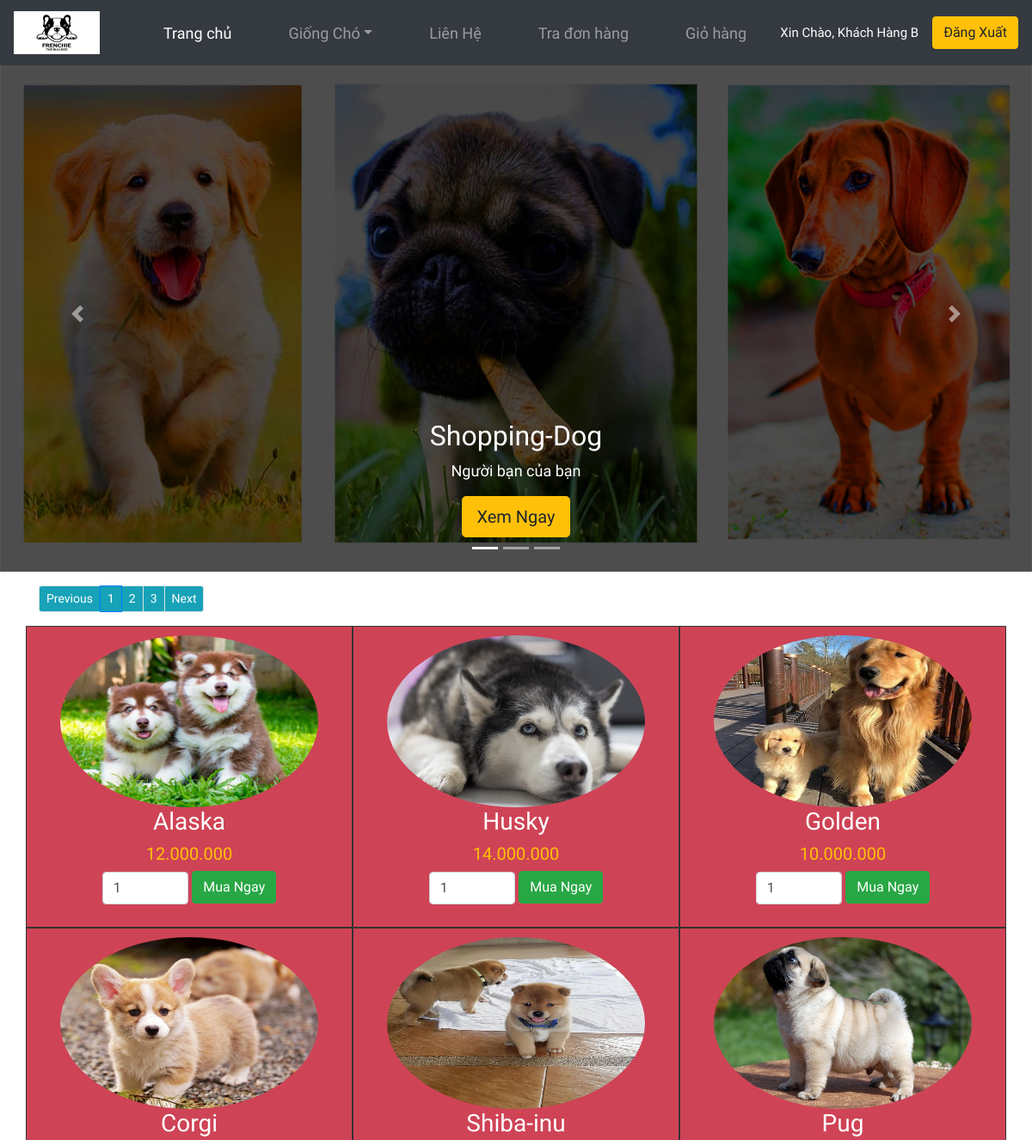
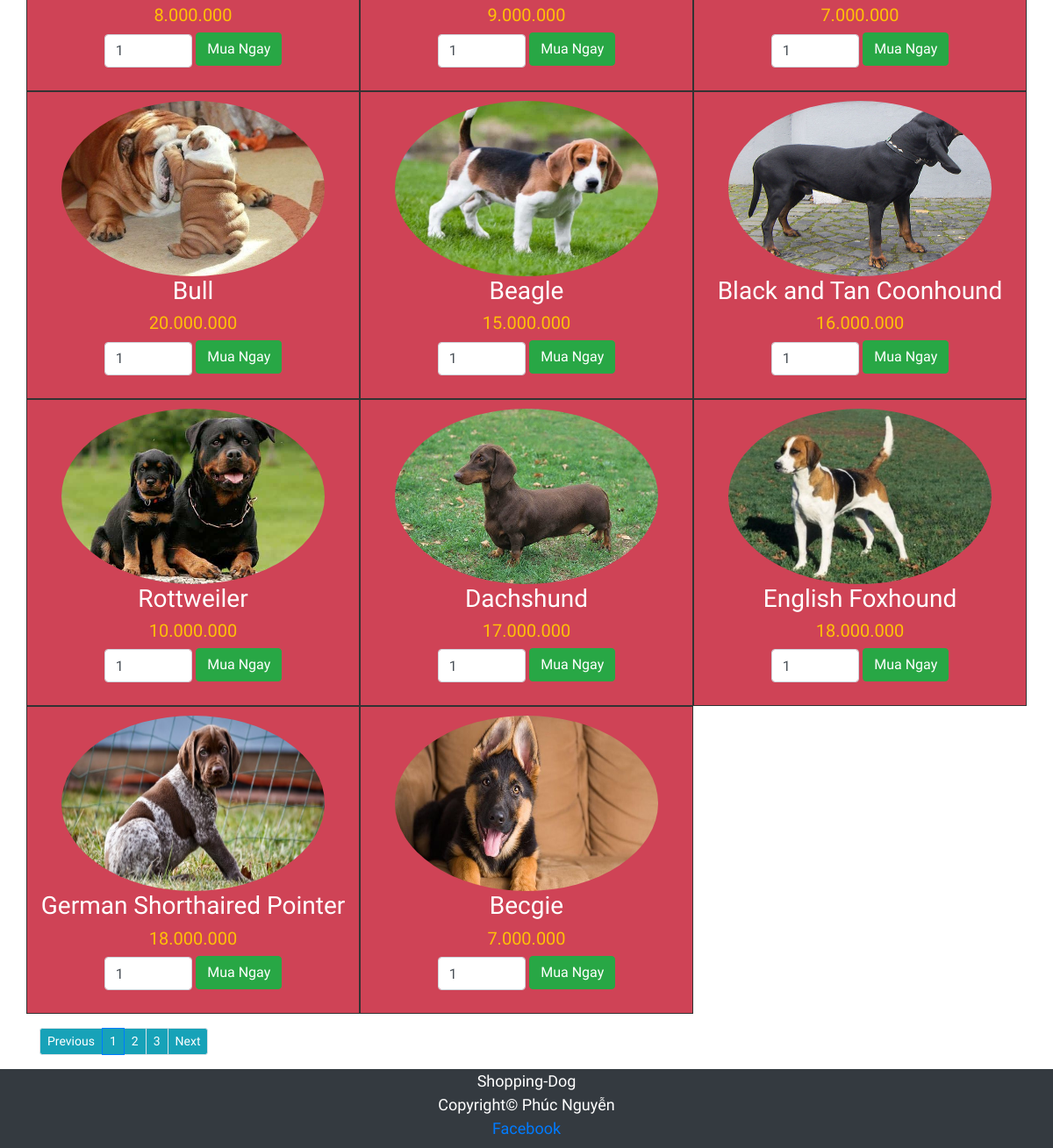
Page / (signed in) on the committed database (2 pictures, top to bottom).
### tables this page shows
CREATE TABLE `hanghoa` (
  `MSHH` varchar(5) NOT NULL,
  `TenHH` varchar(50) NOT NULL,
  `Gia` int(11) NOT NULL,
  `SoLuongHang` tinyint(4) NOT NULL,
  `MaNhom` varchar(5) NOT NULL,
  `Hinh` varchar(50) NOT NULL,
  `MoTaHH` varchar(20) DEFAULT NULL
);

### change_type_money.php (called while the page is built, shortened)
<?php
	    function change_type_money($str){
    		$count = 0;
    		$newstr = '';
    		$len = strlen($str);
    		for($i = $len-1 ; $i >= 0; $i--){
    			$newstr .= $str[$i];
    			$count ++;
    			if($count % 3 == 0 and $count!=$len){
    				$newstr .= '.';
    			}
    		}
    		return strrev($newstr);
		}
 ?>

### product.php (the view, shortened to what this page needs)
<div class="container" id="content">
		<div id="pag" class="mt-3">
			<ul class="pagination pagination-sm">
				<li class="page-item"><a class="page-link bg-info text-white" href="#">Previous</a></li>
				<li class="page-item active"><a class="page-link bg-info text-white" href="#">1</a></li>
				<li class="page-item"><a class="page-link bg-info text-white" href="#">2</a></li>
				<li class="page-item"><a class="page-link bg-info text-white" href="#">3</a></li>
				<li class="page-item"><a class="page-link bg-info text-white" href="#">Next</a></li>
			</ul>
		</div>
		<div class="row">
				<?php
					$sql = 'select * from hanghoa';
					$result = mysqli_query($conn,$sql);
					if(mysqli_num_rows($result) > 0){
						while ($row = mysqli_fetch_assoc($result)) {
						?>
                              <div class="col-sm-4">
                                             <form action="cart.php" method="POST">
												<img src="<?php echo 'img/'.$row['Hinh'];?>" alt="" style="width: 300px; height: 200px;" class="img-fluid rounded-circle">
												<h3><?php echo $row['TenHH'];?></h3>
												<h5 class="text-warning"><?php echo change_type_money($row['Gia']);?></h5>
												<input type="text" class="form-control mb-3 d-inline-block" style="width:100px;" name="qty" value="1">
												<button type="submit" name="add" class="btn btn-success mb-1" onclick="save()">Mua Ngay</button>
                                            </form>
                                </div>
						<?php
							}
					}
				 ?>
		</div>
		<div id="pag2" class="mt-3">
			<ul class="pagination pagination-sm">
				<li class="page-item"><a class="page-link bg-info text-white" href="#">Previous</a></li>
				<li class="page-item active"><a class="page-link bg-info text-white" href="#">1</a></li>
				<li class="page-item"><a class="page-link bg-info text-white" href="#">2</a></li>
				<li class="page-item"><a class="page-link bg-info text-white" href="#">3</a></li>
				<li class="page-item"><a class="page-link bg-info text-white" href="#">Next</a></li>
			</ul>
		</div>
	</div>

### css/index.css (style rules this page uses)
body { font-family: 'Be Vietnam', sans-serif; font-size: 18px; }
.col-sm-4 { text-align: center; border: 1px solid #333; background-color: rgb(207, 67, 86); padding: 10px; box-sizing: border-box; color:white; }
.pagination { color:white; }

### rows in the picture
hanghoa: Hinh (picture), TenHH "Alaska", Gia "12.000.000"
hanghoa: Hinh (picture), TenHH "Husky", Gia "14.000.000"
hanghoa: Hinh (picture), TenHH "Golden", Gia "10.000.000"
hanghoa: Hinh (picture), TenHH "Corgi", Gia "8.000.000"
hanghoa: Hinh (picture), TenHH "Shiba-inu", Gia "9.000.000"
hanghoa: Hinh (picture), TenHH "Pug", Gia "7.000.000"
hanghoa: Hinh (picture), TenHH "Bull", Gia "20.000.000"
hanghoa: Hinh (picture), TenHH "Beagle", Gia "15.000.000"
hanghoa: Hinh (picture), TenHH "Black and Tan Coonhound", Gia "16.000.000"
hanghoa: Hinh (picture), TenHH "Rottweiler", Gia "10.000.000"
hanghoa: Hinh (picture), TenHH "Dachshund", Gia "17.000.000"
hanghoa: Hinh (picture), TenHH "English Foxhound", Gia "18.000.000"
hanghoa: Hinh (picture), TenHH "German Shorthaired Pointer", Gia "18.000.000"
hanghoa: Hinh (picture), TenHH "Becgie", Gia "7.000.000"

### other values in the picture
processNameUser($_SESSION['login'][0]['fullname']) "Khách Hàng B"
